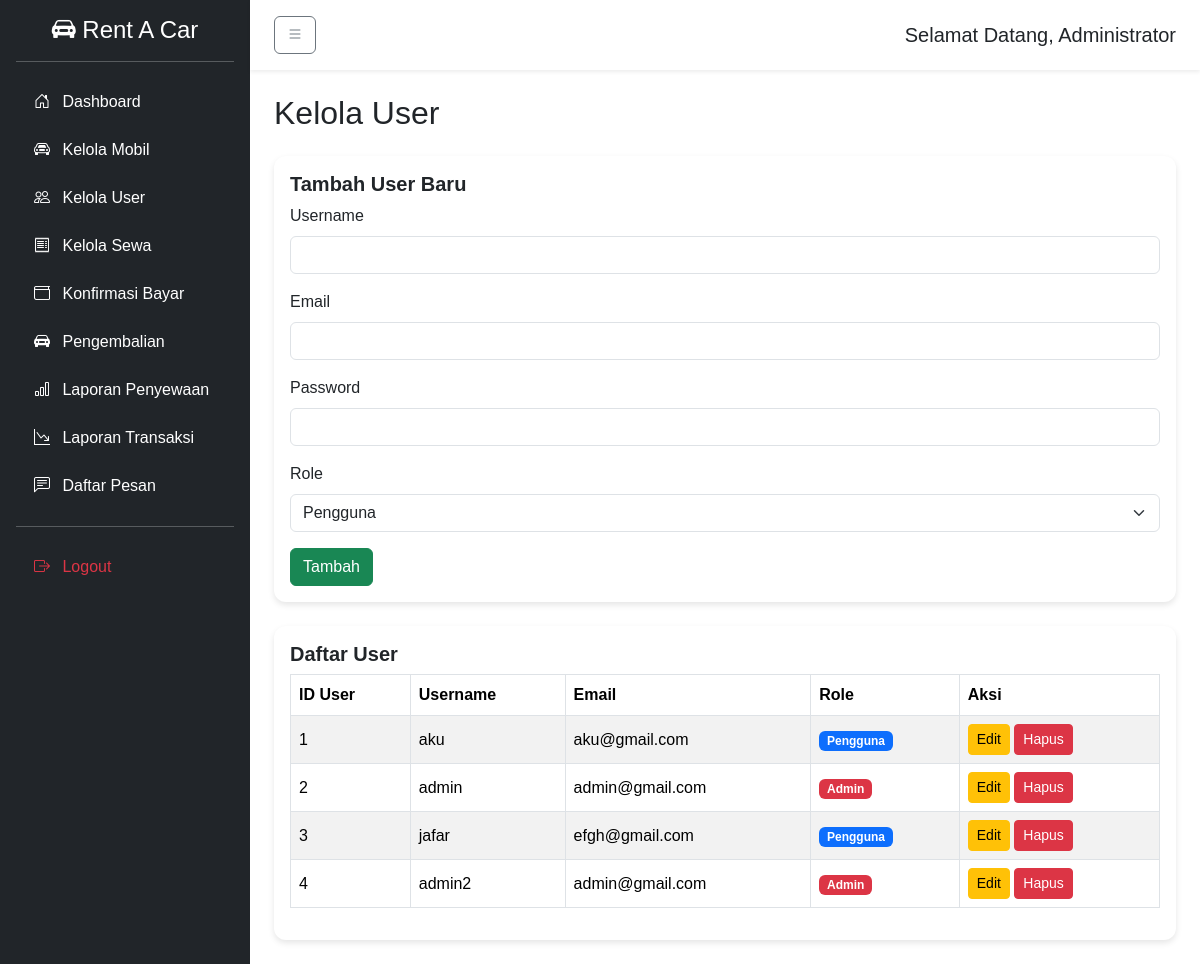
The app's page /admin/daftar_user.php (signed in) with its own data.
### tables this page shows
CREATE TABLE `users` (
  `id` int(11) NOT NULL,
  `username` varchar(50) NOT NULL,
  `password` varchar(225) NOT NULL,
  `nama_lengkap` varchar(100) NOT NULL,
  `email` varchar(100) DEFAULT NULL,
  `no_hp` varchar(20) DEFAULT NULL,
  `role` varchar(20) NOT NULL DEFAULT 'petugas',
  `created_at` datetime DEFAULT current_timestamp(),
  `updated_at` datetime DEFAULT current_timestamp() ON UPDATE current_timestamp()
);

### admin/daftar_user.php (the view, shortened to what this page needs)
<?php
include "includes/header.php";
include "includes/sidebar.php";
$username = "";
$email = "";
$role = "pengguna";
$mode = "tambah";
$result = mysqli_query($koneksi, "SELECT * FROM users ORDER BY id ASC");
?>
  <div class="content">
    <h2 class="mb-4">Kelola User</h2>
    <div class="card card-hover mb-4">
      <div class="card-body">
        <h5 class="card-title"><?= $mode === "tambah" ? "Tambah User Baru" : "Edit User" ?></h5>
        <form method="POST">
          <div class="mb-3">
            <label class="form-label">Username</label>
            <input type="text" name="username" class="form-control" value="<?= htmlspecialchars($username); ?>" required>
          </div>
          <div class="mb-3">
            <label class="form-label">Email</label>
            <input type="email" name="email" class="form-control" value="<?= htmlspecialchars($email); ?>" required>
          </div>
          <div class="mb-3">
            <label class="form-label">Password <?= $mode === "edit" ? "(kosongkan jika tidak ingin ubah)" : "" ?></label>
            <input type="password" name="password" class="form-control">
          </div>
          <div class="mb-3">
            <label class="form-label">Role</label>
            <select name="role" class="form-select">
              <option value="pengguna" <?= $role === "pengguna" ? "selected" : "" ?>>Pengguna</option>
            </select>
          </div>
          <button type="submit" class="btn btn-success"><?= $mode === "tambah" ? "Tambah" : "Update" ?></button>
        </form>
      </div>
    </div>
    <div class="card card-hover">
      <div class="card-body">
        <h5 class="card-title">Daftar User</h5>
        <div class="table-responsive">
          <table class="table table-bordered table-striped align-middle">
            <thead>
              <tr>
                <th>ID User</th>
                <th>Username</th>
                <th>Email</th>
                <th>Role</th>
                <th>Aksi</th>
              </tr>
            </thead>
            <tbody>
              <?php while($user = mysqli_fetch_assoc($result)): ?>
              <tr>
                <td><?= $user['id']; ?></td>
                <td><?= htmlspecialchars($user['username']); ?></td>
                <td><?= htmlspecialchars($user['email']); ?></td>
                <td>
                  <?php if($user['role'] == 'admin'): ?>
                    <span class="badge bg-danger">Admin</span>
                  <?php else: ?>
                    <span class="badge bg-primary">Pengguna</span>
                  <?php endif; ?>
                </td>
                <td>
                  <a href="kelola_user.php?edit=<?= $user['id']; ?>" class="btn btn-warning btn-sm">Edit</a>
                  <a href="kelola_user.php?hapus=<?= $user['id']; ?>" class="btn btn-danger btn-sm" onclick="return confirm('Yakin hapus user ini?')">Hapus</a>
                </td>
              </tr>
              <?php endwhile; ?>
            </tbody>
          </table>
        </div>
        <?php include "includes/footer.php" ?>

### admin/includes/sidebar.php
<nav id="sidebar" class="bg-dark text-white sidebar">
  <div class="p-3">
    <h4 class="text-center mb-3"><i class="bi bi-car-front-fill"></i> Rent A Car</h4>
    <hr class="border-light">
    <ul class="nav flex-column">
      <li><a href="index.php" class="nav-link text-white"><i class="bi bi-house-door me-2"></i> Dashboard</a></li>
      <li><a href="daftar_mobil.php" class="nav-link text-white"><i class="bi bi-car-front me-2"></i> Kelola Mobil</a></li>
      <li><a href="daftar_user.php" class="nav-link text-white"><i class="bi bi-people me-2"></i> Kelola User</a></li>
      <li><a href="daftar_sewa.php" class="nav-link text-white"><i class="bi bi-receipt me-2"></i> Kelola Sewa</a></li>
      <li><a href="konfirmasi_bayar.php" class="nav-link text-white"><i class="bi bi-wallet me-2"></i> Konfirmasi Bayar</a></li>
      <li><a href="pengembalian.php" class="nav-link text-white"><i class="bi bi-car-front-fill me-2"></i> Pengembalian</a></li>
      <li><a href="laporan_sewa.php" class="nav-link text-white"><i class="bi bi-bar-chart me-2"></i> Laporan Penyewaan</a></li>
      <li><a href="laporan.php" class="nav-link text-white"><i class="bi bi-graph-down-arrow me-2"></i> Laporan Transaksi</a></li>
      <li><a href="daftar_pesan.php" class="nav-link text-white"><i class="bi bi-chat-left-text me-2"></i> Daftar Pesan</a></li>
      <hr class="border-light">
      <li><a href="../auth/logout.php" class="nav-link text-danger"><i class="bi bi-box-arrow-right me-2"></i> Logout</a></li>
    </ul>
  </div>
</nav>
<div id="page-content-wrapper" class="flex-grow-1">
  <nav class="navbar navbar-light bg-white shadow-sm px-4 py-3">
    <button class="btn btn-outline-secondary me-3" id="toggleSidebar"><i class="bi bi-list"></i></button>
    <h5 class="mb-0">Selamat Datang, <?= htmlspecialchars($namaLengkap); ?></h5>
  </nav>
  <div class="container-fluid px-4 py-4">

### admin/assets/admin.css (style rules this page uses)
body { font-family: 'Poppins', sans-serif; background-color: #f4f6f9; }
#page-content-wrapper { background-color: #ffffff; }
.card { border: none; border-radius: 12px; box-shadow: 0 3px 6px rgba(0,0,0,0.1); }
.card h5 { font-weight: 600; }
.sidebar { width: 250px; transition: all 0.3s ease; min-height: 100vh; }
.sidebar .nav-link { padding: 12px 18px; border-radius: 8px; transition: 0.3s; }
#page-content-wrapper { background-color: #fff; transition: margin-left 0.3s ease; }
.table thead { background-color: #1e3c72; color: white; }

### records on screen
users: nama_lengkap "Administrator", id "2", username "admin", email "admin@gmail.com", role "Admin"
users: id "1", username "aku", email "aku@gmail.com", role "Pengguna"
users: id "3", username "jafar", email "efgh@gmail.com", role "Pengguna"
users: id "4", username "admin2", email "admin@gmail.com", role "Admin"
